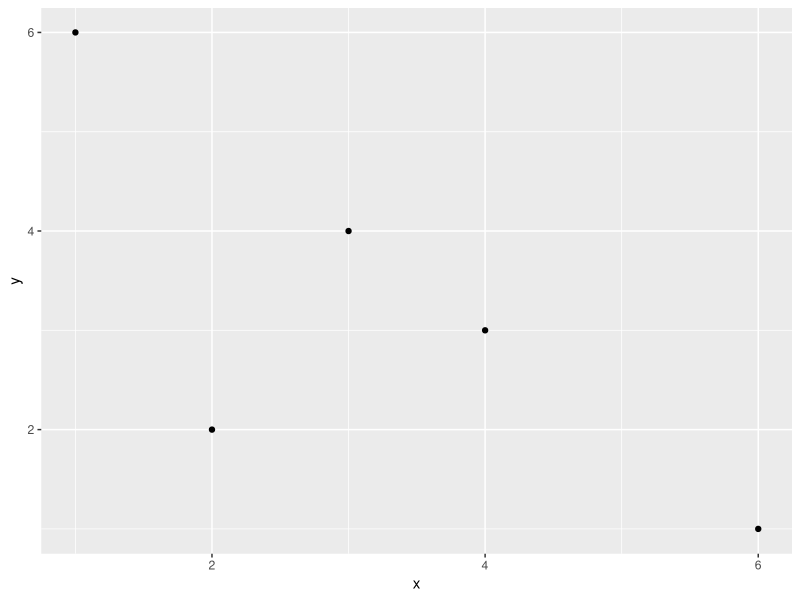

This chart was generated by the following R code:
# create-plot.R: minimal R code to make a plot

# load packages
library(tidyverse)

# create variables x and y
x <- c(1, 2, 4, 6, 3)
y <- c(6, 2, 3, 1, 4)

# plot x and y
qplot(x, y)

